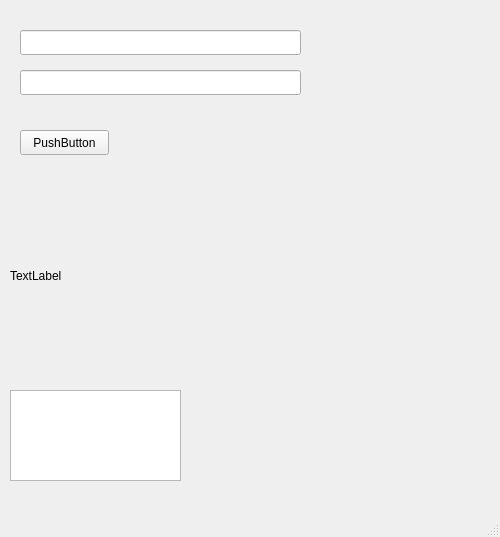
<?xml version="1.0" encoding="UTF-8"?>
<ui version="4.0">
 <class>MainWindow</class>
 <widget class="QMainWindow" name="MainWindow">
  <property name="geometry">
   <rect>
    <x>0</x>
    <y>0</y>
    <width>500</width>
    <height>537</height>
   </rect>
  </property>
  <property name="windowTitle">
   <string>MainWindow</string>
  </property>
  <widget class="QWidget" name="centralwidget">
   <widget class="QPushButton" name="pushButton">
    <property name="geometry">
     <rect>
      <x>20</x>
      <y>130</y>
      <width>89</width>
      <height>25</height>
     </rect>
    </property>
    <property name="text">
     <string>PushButton</string>
    </property>
   </widget>
   <widget class="QLineEdit" name="lineEdit">
    <property name="geometry">
     <rect>
      <x>20</x>
      <y>30</y>
      <width>281</width>
      <height>25</height>
     </rect>
    </property>
   </widget>
   <widget class="QLineEdit" name="lineEdit_2">
    <property name="geometry">
     <rect>
      <x>20</x>
      <y>70</y>
      <width>281</width>
      <height>25</height>
     </rect>
    </property>
   </widget>
   <widget class="QLabel" name="label">
    <property name="geometry">
     <rect>
      <x>10</x>
      <y>180</y>
      <width>161</width>
      <height>191</height>
     </rect>
    </property>
    <property name="text">
     <string>TextLabel</string>
    </property>
   </widget>
   <widget class="QPlainTextEdit" name="plainTextEdit">
    <property name="geometry">
     <rect>
      <x>10</x>
      <y>390</y>
      <width>171</width>
      <height>91</height>
     </rect>
    </property>
   </widget>
  </widget>
  <widget class="QMenuBar" name="menubar">
   <property name="geometry">
    <rect>
     <x>0</x>
     <y>0</y>
     <width>500</width>
     <height>22</height>
    </rect>
   </property>
  </widget>
  <widget class="QStatusBar" name="statusbar"/>
 </widget>
 <resources/>
 <connections/>
</ui>
